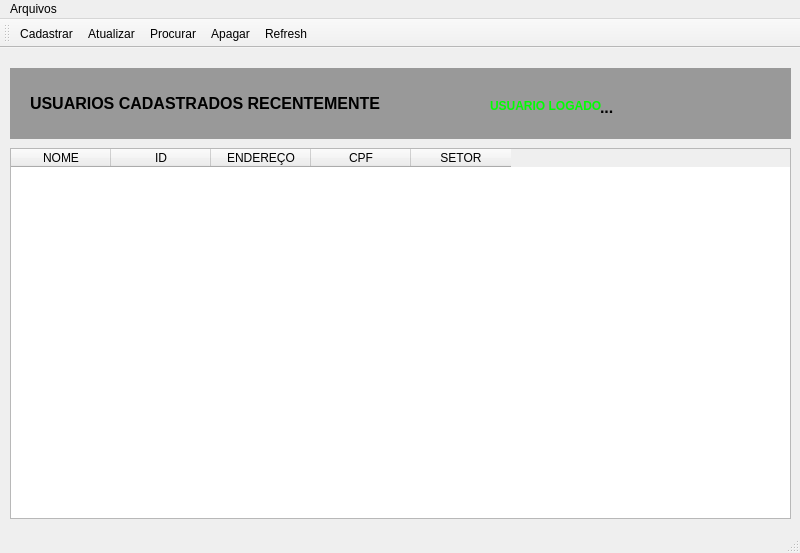
<?xml version="1.0" encoding="UTF-8"?>
<ui version="4.0">
 <class>MainWindow</class>
 <widget class="QMainWindow" name="MainWindow">
  <property name="geometry">
   <rect>
    <x>0</x>
    <y>0</y>
    <width>800</width>
    <height>553</height>
   </rect>
  </property>
  <property name="windowTitle">
   <string>MainWindow</string>
  </property>
  <widget class="QWidget" name="centralwidget">
   <widget class="QLabel" name="label">
    <property name="geometry">
     <rect>
      <x>10</x>
      <y>20</y>
      <width>781</width>
      <height>71</height>
     </rect>
    </property>
    <property name="styleSheet">
     <string notr="true">background-color: rgb(153, 153, 153);</string>
    </property>
    <property name="text">
     <string/>
    </property>
   </widget>
   <widget class="QLabel" name="label_2">
    <property name="geometry">
     <rect>
      <x>30</x>
      <y>25</y>
      <width>361</width>
      <height>61</height>
     </rect>
    </property>
    <property name="text">
     <string>&lt;html&gt;&lt;head/&gt;&lt;body&gt;&lt;p&gt;&lt;span style=&quot; font-size:12pt; font-weight:600;&quot;&gt;USUARIOS CADASTRADOS RECENTEMENTE&lt;/span&gt;&lt;/p&gt;&lt;/body&gt;&lt;/html&gt;</string>
    </property>
   </widget>
   <widget class="QLabel" name="label_3">
    <property name="geometry">
     <rect>
      <x>490</x>
      <y>50</y>
      <width>111</width>
      <height>16</height>
     </rect>
    </property>
    <property name="styleSheet">
     <string notr="true">color: rgb(0, 255, 0);</string>
    </property>
    <property name="text">
     <string>&lt;html&gt;&lt;head/&gt;&lt;body&gt;&lt;p&gt;&lt;span style=&quot; font-weight:600;&quot;&gt;USUARIO LOGADO&lt;/span&gt;&lt;/p&gt;&lt;/body&gt;&lt;/html&gt;</string>
    </property>
   </widget>
   <widget class="QLabel" name="label_4">
    <property name="geometry">
     <rect>
      <x>600</x>
      <y>50</y>
      <width>21</width>
      <height>16</height>
     </rect>
    </property>
    <property name="styleSheet">
     <string notr="true">color: rgb(0, 255, 0);
color: rgb(0, 0, 0);</string>
    </property>
    <property name="text">
     <string>&lt;html&gt;&lt;head/&gt;&lt;body&gt;&lt;p&gt;&lt;span style=&quot; font-size:12pt; font-weight:600;&quot;&gt;...&lt;/span&gt;&lt;/p&gt;&lt;/body&gt;&lt;/html&gt;</string>
    </property>
   </widget>
   <widget class="QTableWidget" name="tableWidget">
    <property name="geometry">
     <rect>
      <x>10</x>
      <y>100</y>
      <width>781</width>
      <height>371</height>
     </rect>
    </property>
    <column>
     <property name="text">
      <string>NOME</string>
     </property>
    </column>
    <column>
     <property name="text">
      <string>ID</string>
     </property>
    </column>
    <column>
     <property name="text">
      <string>ENDEREÇO</string>
     </property>
    </column>
    <column>
     <property name="text">
      <string>CPF</string>
     </property>
    </column>
    <column>
     <property name="text">
      <string>SETOR</string>
     </property>
    </column>
   </widget>
  </widget>
  <widget class="QMenuBar" name="menubar">
   <property name="geometry">
    <rect>
     <x>0</x>
     <y>0</y>
     <width>800</width>
     <height>21</height>
    </rect>
   </property>
   <widget class="QMenu" name="menuArquivos">
    <property name="title">
     <string>Arquivos</string>
    </property>
    <addaction name="actionProcurar"/>
    <addaction name="actionCadastrar"/>
    <addaction name="actionApagar"/>
    <addaction name="actionAtualizar"/>
    <addaction name="actionRefresh"/>
   </widget>
   <addaction name="menuArquivos"/>
  </widget>
  <widget class="QStatusBar" name="statusbar"/>
  <widget class="QToolBar" name="toolBar">
   <property name="windowTitle">
    <string>toolBar</string>
   </property>
   <attribute name="toolBarArea">
    <enum>TopToolBarArea</enum>
   </attribute>
   <attribute name="toolBarBreak">
    <bool>false</bool>
   </attribute>
   <addaction name="actionCadastrar"/>
   <addaction name="actionAtualizar"/>
   <addaction name="actionProcurar"/>
   <addaction name="actionApagar"/>
   <addaction name="actionRefresh"/>
  </widget>
  <action name="actionProcurar">
   <property name="icon">
    <iconset resource="PRINCIPAL.qrc">
     <normaloff>:/PRINCIPAL/ICONES/PROCURAR.png</normaloff>:/PRINCIPAL/ICONES/PROCURAR.png</iconset>
   </property>
   <property name="text">
    <string>Procurar</string>
   </property>
   <property name="toolTip">
    <string>Procurar Cadastros</string>
   </property>
  </action>
  <action name="actionCadastrar">
   <property name="icon">
    <iconset resource="PRINCIPAL.qrc">
     <normaloff>:/PRINCIPAL/ICONES/CADASTRAR.png</normaloff>:/PRINCIPAL/ICONES/CADASTRAR.png</iconset>
   </property>
   <property name="text">
    <string>Cadastrar</string>
   </property>
   <property name="toolTip">
    <string>Cadastrar Pessoas no Sistema</string>
   </property>
  </action>
  <action name="actionApagar">
   <property name="icon">
    <iconset resource="PRINCIPAL.qrc">
     <normaloff>:/PRINCIPAL/ICONES/APAGAR.png</normaloff>:/PRINCIPAL/ICONES/APAGAR.png</iconset>
   </property>
   <property name="text">
    <string>Apagar</string>
   </property>
   <property name="toolTip">
    <string>Apagar Pessoas Cadastradas</string>
   </property>
  </action>
  <action name="actionAtualizar">
   <property name="icon">
    <iconset resource="PRINCIPAL.qrc">
     <normaloff>:/PRINCIPAL/ICONES/ATUALIZAR.png</normaloff>:/PRINCIPAL/ICONES/ATUALIZAR.png</iconset>
   </property>
   <property name="text">
    <string>Atualizar</string>
   </property>
   <property name="toolTip">
    <string>Atualizar Cadastros do Sistema</string>
   </property>
  </action>
  <action name="actionRefresh">
   <property name="icon">
    <iconset resource="PRINCIPAL.qrc">
     <normaloff>:/PRINCIPAL/ICONES/REFRESH.png</normaloff>:/PRINCIPAL/ICONES/REFRESH.png</iconset>
   </property>
   <property name="text">
    <string>Refresh</string>
   </property>
   <property name="toolTip">
    <string>Atualizar Sistema</string>
   </property>
   <property name="shortcut">
    <string>F5</string>
   </property>
  </action>
 </widget>
 <resources>
  <include location="PRINCIPAL.qrc"/>
 </resources>
 <connections/>
</ui>
